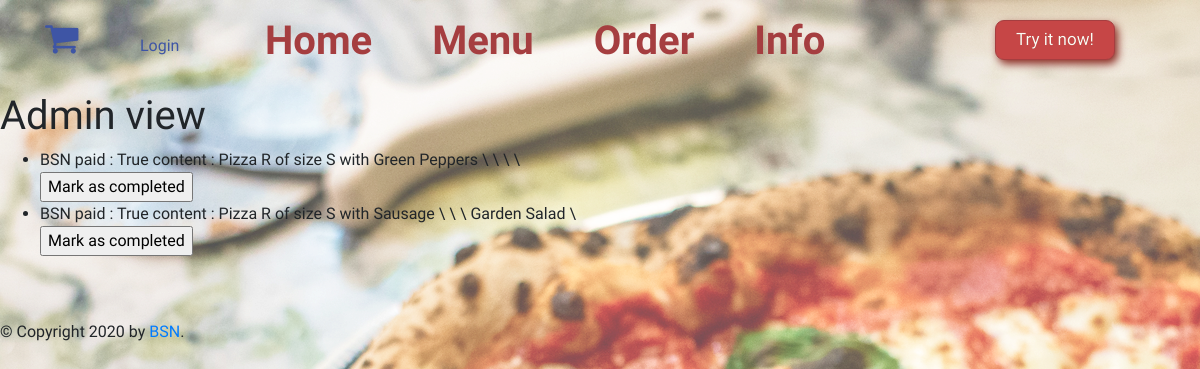
Page /monitor on the earlier database version.
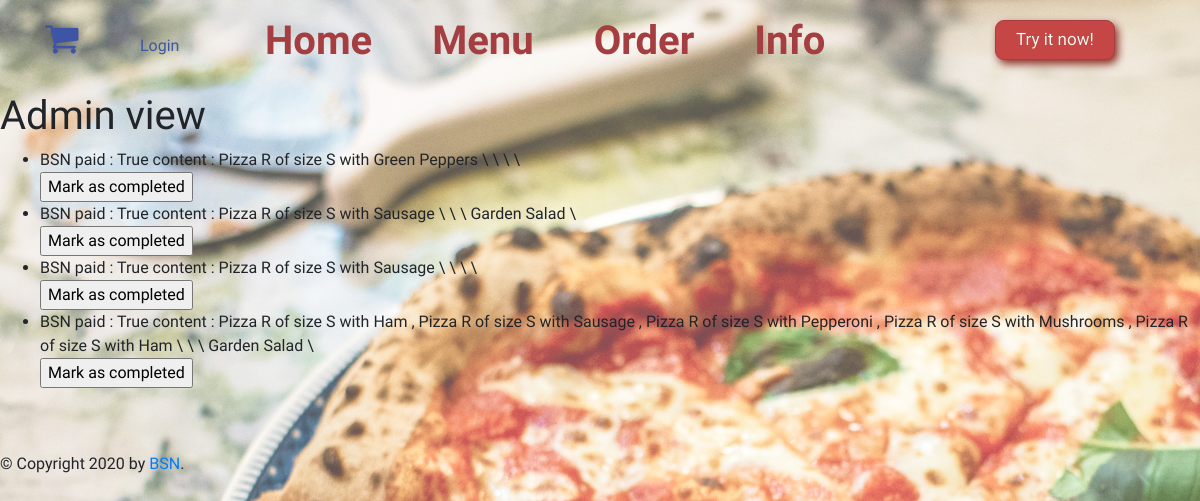
Same page on the later database version.
### orders/models.py (models this page shows, shortened)
class Order(models.Model):
    client = models.ForeignKey(settings.AUTH_USER_MODEL,on_delete=models.CASCADE,null=True)
    pizzas = models.ManyToManyField(Pizza)
    subs = models.ManyToManyField(Sub)
    pastas = models.ManyToManyField(Pasta, through=PastaOrder)
    salads = models.ManyToManyField(Salad, through=SaladOrder)
    plates = models.ManyToManyField(Plate)
    payment_status = models.BooleanField(default=False)
    delivered_status = models.BooleanField(default=False)
    def __str__(self):
        pizz_str = ", ".join(str(p) for p in self.pizzas.all())
        subs_str = ", ".join(str(p) for p in self.subs.all())
        pasta_str = ", ".join(str(p) for p in self.pastas.all())
        salad_str = ", ".join(str(p) for p in self.salads.all())
        plates_str = ", ".join(str(p) for p in self.plates.all())
        return f"{self.client} paid : {self.payment_status} content : {pizz_str} \ {subs_str} \ {pasta_str} \ {salad_str} \ {plates_str}"

class Pizza(models.Model):
    pizza_type = models.CharField(max_length=1, choices=PIZZA_TYPES)
    pizza_size = models.CharField(max_length=1, choices=PIZZA_SIZES)
    toppings = models.ManyToManyField(Topping, blank=True)
    def __str__(self):
        top_str=""
        for e in self.toppings.all():
            top_str+=str(e)+" "
        return f"Pizza {self.pizza_type} of size {self.pizza_size} with " + top_str

class Topping(models.Model):
    type = models.CharField(max_length=64, unique=True)
    def __str__(self):
        return f"{self.type}"

class Salad(models.Model):
    type = models.CharField(max_length=64, unique=True)
    price = models.DecimalField(max_digits=6, decimal_places=2)
    def __str__(self):
        return f"{self.type}"

### orders/views.py (the view)
# urls.py: path("monitor", views.monitor, name="monitor"),
def monitor(request):
    pending = Order.objects.filter(payment_status=True,delivered_status=False)
    return render(request,'orders/admin.html',{"orders":pending})

### orders/processors.py (called while the page is built)
def get_cart_size(request):
    n_cart=0
    if request.user.is_authenticated:
        if Order.objects.filter(client=request.user,payment_status=False).count()>0:
            o = Order.objects.get(client=request.user,payment_status=False) #TODO: tester que tout se passe bien
            cart_isfull = True
            n_cart = o.get_order_size()
        else:
            cart_isfull = False
    else:
        if 'order_id' in request.session:
            cart_isfull = True
            o = Order.objects.get(pk=request.session['order_id'])
            n_cart = o.get_order_size()
        else:
            cart_isfull = False
    return {"cart_isfull":cart_isfull,"n_cart":n_cart}

### orders/templates/orders/admin.html (shortened to what this page needs)
{% extends "orders/layout.html" %}
{% block content %}
<h1>Admin view</h1>
<ul>
  {% for order in orders%}
    <li>{{ order }}</li>
    <form action="{% url 'orders:done' order.pk %}" method="post">
      <input type="submit" value="Mark as completed">
    </form>
  {% endfor %}
</ul>
</body>
{% endblock %}

### orders/templates/orders/layout.html (shortened to what this page needs)
<!DOCTYPE html>
<html lang="en" dir="ltr">
  <head>
    {% load static %}
    <link rel="stylesheet" href="https://maxcdn.bootstrapcdn.com/bootstrap/4.0.0/css/bootstrap.min.css">
    <link rel="stylesheet" href="https://cdnjs.cloudflare.com/ajax/libs/font-awesome/4.7.0/css/font-awesome.min.css">
    <link rel="stylesheet" type="text/css" href="{% static 'orders/style.css' %}">
  </head>
  <body>
<div class="container">
  <div class="row">
    <div class="col-sm-1">
      <a href="/cart"><i class="fa fa-shopping-cart" id="cart_icon"></i>{% if cart_isfull %} <span class='badge badge-warning' id='lblCartCount'>{{n_cart}}</span>{% endif %}</a>
    </div>
    <div class="col-sm-1">
      <a href="/login" id="login_link">{% if request.user.is_authenticated %} Logout {% else %} Login {% endif %}</a>
    </div>
    <div class="col-sm-8">
        <ul id="navbar">
          <li id="navitem" {% if request.path == "/" %}class="active"{% endif %}><a href="/">Home</a></li>
          <li id="navitem" {% if "/menu" in request.path %}class="active"{% endif %}><a href="/menu">Menu</a></li>
          <li id="navitem" {% if "/order" in request.path %}class="active"{% endif %}><a href="/order">Order</a></li>
          <li id="navitem" {% if "/info" in request.path %}class="active"{% endif %}><a href="/info">Info</a></li>
        </ul>
    </div>
    <div class="col-sm-2">
      <a href="/order" class="try_it">Try it now!</a>
    </div>
  </div>
</div>
  <div id="content">{% block content %}{{ active_page }}{% endblock %}</div>
  <br>
  <br>
  <div id="footer">
      {% block footer %}
      &copy; Copyright 2020 by <a href="mailto:arnaud.buisson@hec.edu">BSN</a>.
      {% endblock %}
  </div>
  </body>
</html>

### orders/static/orders/style.css (style rules this page uses)
:root { --dark-red-color: #A53E40; --beige-color : #FEFCF6; }
* { font-family: 'Raleway'; }
body { background: url('/static/img/background.png') no-repeat fixed; }
#navbar { list-style-type: none; margin: 0; padding: 0; overflow: hidden; text-align: center; }
#navitem { float: left; }
#navitem a { display: block; color: var(--dark-red-color); text-align: center; padding: 14px 30px; text-decoration: none; font-family: 'Raleway'; font-style: normal; font-weight: bold; font-size: 40px; line-height: 53px; display: flex; align-items: center; min-width: 140px; }
#cart_icon { font-size:36px; color:#3E55A5; margin-top: 20px }
.try_it { box-shadow: 3px 4px 9px 0px #8a2a21; background-color:#C64646; border-radius:9px; border:1px solid var(--dark-red-color); display:inline-block; cursor:pointer; color:var(--beige-color); font-family:'Raleway'; font-size:17px; padding:6px 20px; text-decoration:none; text-shadow:0px 0px 0px #810e05; align-items: center; margin-top: 20px }
#login_link { font-size:16px; color:#3E55A5; line-height: 92px; }

Differences in the rows shown:
added Order: id+client+payment_status "BSN paid : True content : Pizza R of size S with Sausage \\ \\ \\ \\"
added Order: id.pizza_size "BSN paid : True content : Pizza R of size S with Ham , Pizza R of size S with Sausage , Pizza R of size S with Pepperoni , Pizza R of size S with Mushrooms , Pizza R of size S with Ham \\ \\ \\ Garden Salad \\"
